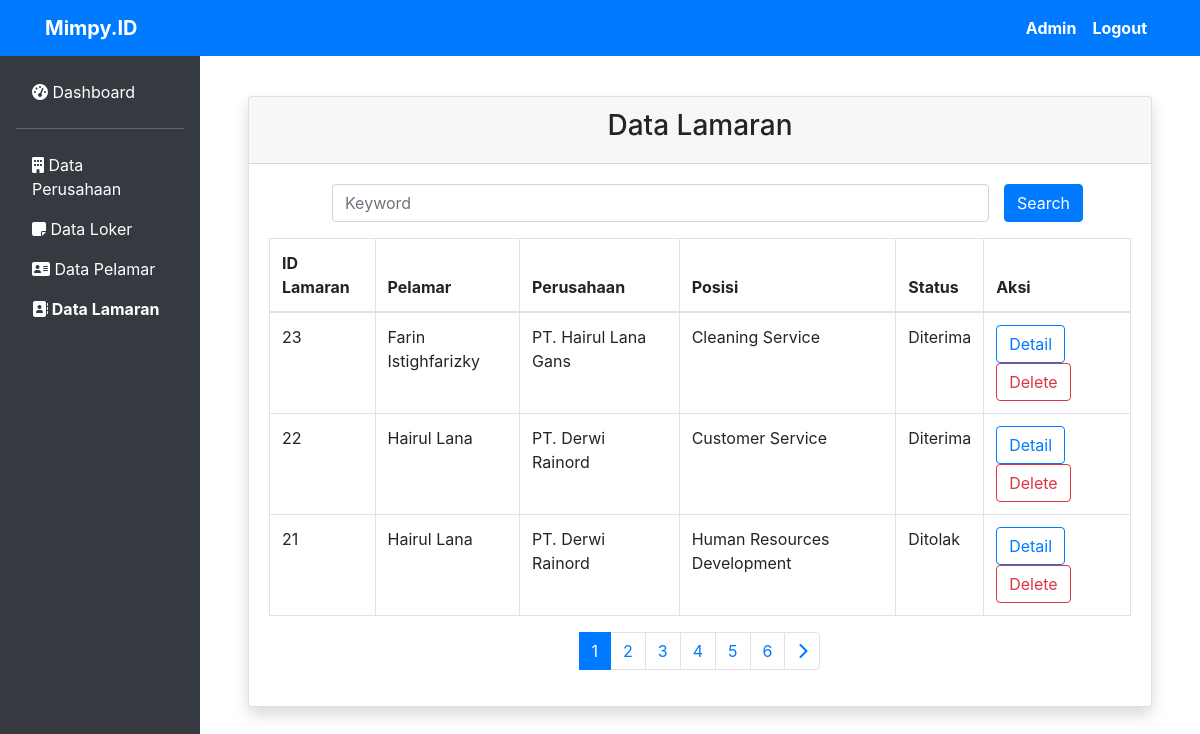
/data-lamaran.php (signed in), run on the app's committed database.
### tables this page shows
CREATE TABLE `lamaran` (
  `id` int(11) NOT NULL,
  `idPelamar` int(11) NOT NULL,
  `idLoker` int(11) NOT NULL,
  `tanggal` date NOT NULL,
  `gaji` int(11) NOT NULL,
  `suratLamaran` text NOT NULL,
  `status` varchar(25) NOT NULL,
  `konfirmasi` tinyint(1) NOT NULL,
  `pesanPerusahaan` text NOT NULL
);

CREATE TABLE `pelamar` (
  `id` int(11) NOT NULL,
  `nama` varchar(50) NOT NULL,
  `email` varchar(50) NOT NULL,
  `telp` varchar(20) NOT NULL,
  `gender` varchar(10) NOT NULL,
  `alamat` varchar(100) NOT NULL,
  `foto` text NOT NULL,
  `cv` text NOT NULL,
  `password` varchar(255) NOT NULL
);

CREATE TABLE `perusahaan` (
  `id` int(11) NOT NULL,
  `nama` varchar(50) NOT NULL,
  `email` varchar(50) NOT NULL,
  `telp` varchar(20) NOT NULL,
  `kota` varchar(30) NOT NULL,
  `alamat` varchar(100) NOT NULL,
  `deskripsi` varchar(512) NOT NULL,
  `foto` text NOT NULL,
  `password` varchar(255) NOT NULL
);

CREATE TABLE `loker` (
  `id` int(11) NOT NULL,
  `idPerusahaan` int(11) NOT NULL,
  `posisi` varchar(30) NOT NULL,
  `lulusan` varchar(50) NOT NULL,
  `jobdesk` varchar(100) NOT NULL,
  `keterangan` varchar(256) NOT NULL,
  `status` varchar(11) NOT NULL
);

### data-lamaran.php (the view, shortened to what this page needs)
<?php
require "db.php";
?>
<!doctype html>
<html lang="en">
    <head>
        <?php require "headtags.php" ?>
    </head>
    <body>
        <?php require "navbar.php" ?>
        <?php if(isset($_SESSION["admin"])) : ?>
          <div class="row no-gutters">
              <div class="col-md-2 bg-dark pr-3 pt-4">
                  <ul class="nav flex-column ml-3 mb-5">
                      <li class="nav-item">
                              <a class="nav-link active text-white" href="dashboard.php">
                                  <i class="fas fa-tachometer-alt"></i>
                                  Dashboard
                              </a>
                          <hr class="bg-secondary">
                      </li>
                      <li class="nav-item">
                          <a class="nav-link text-white" href="data-perusahaan.php">
                              <i class="fas fa-building"></i>
                              Data Perusahaan
                          </a>
                      </li>
                      <li class="nav-item">
                          <a class="nav-link text-white" href="data-loker.php">
                              <i class="fas fa-sticky-note"></i>
                              Data Loker
                          </a>
                      </li>
                      <li class="nav-item">
                          <a class="nav-link text-white" href="data-pelamar.php">
                              <i class="fas fa-address-card"></i>
                              Data Pelamar
                          </a>
                      </li>
                      <li class="nav-item">
                          <a class="nav-link text-white font-weight-bold" href="data-lamaran.php">
                              <i class="fas fa-address-book"></i>
                              Data Lamaran
                          </a>
                      </li>
                  </ul>
              </div>
              <div class="col-md-10 p-5">
                      <div class="card shadow mb-4">
                        <div class="card-header text-center">
                            <h3 class="">Data Lamaran</h3>
                        </div>
                      <div class="card-body">
                          <form action="" method="post">
                              <div class="row mx-5">
                                  <div class="col">
                                      <div class="form-group">
                                        <?php if (isset($_POST["keyword"])) : ?>
                                          <input class="form-control" name="keyword" type="search" placeholder="Keyword" aria-label="Search" value="<?= $_POST['keyword'] ?>">
                                        <?php else : ?>
                                          <input class="form-control" name="keyword" type="search" placeholder="Keyword" aria-label="Search">
                                        <?php endif; ?>
                                      </div>
                                  </div>
                                  <div>
                                      <button class="btn btn-primary" name="cari" type="submit">Search</button>
                                  </div>
                              </div>
                          </form>
                          <div class="table-responsive">
                              <table class="table table-bordered" id="dataTable" width="100%" cellspacing="0">
                              <thead>
                                  <tr>
                                      <th>ID Lamaran</th>
                                      <th>Pelamar</th>
                                      <th>Perusahaan</th>
                                      <th>Posisi</th>
                                      <th>Status</th>
                                      <th>Aksi</th>
                                  </tr>
                              </thead>
                              <tbody>
                                  <?php
                                  $jumlahDataPerHalaman = 3;
                                  $jumlahData = mysqli_num_rows(mysqli_query($db,"SELECT * FROM lamaran"));
                                  $jumlahHalaman = ceil($jumlahData / $jumlahDataPerHalaman);
                                  if ( isset($_GET["page"])){
                                      $halamanAktif = $_GET["page"];
                                  }else{
                                      $halamanAktif = 1;
                                  }
                                  $awalData = ( $jumlahDataPerHalaman * $halamanAktif ) - $jumlahDataPerHalaman;
                                  $lamaran = mysqli_query($db, "SELECT loker.idPerusahaan as idPerusahaan, loker.id as idLoker, lamaran.id as idLamaran, pelamar.nama as namaPelamar, loker.posisi as posisi, lamaran.status as status FROM lamaran join pelamar on pelamar.id = lamaran.idPelamar join loker on loker.id = lamaran.idLoker ORDER BY lamaran.id DESC LIMIT $awalData, $jumlahDataPerHalaman");
                                  foreach ($lamaran as $data) :
                                  ?>
                                      <tr>
                                          <?php
                                          $idPerusahaan = $data['idPerusahaan'];
                                          $perusahaan = mysqli_fetch_assoc(mysqli_query($db,"SELECT * from perusahaan where id = $idPerusahaan"));
                                          ?>
                                          <td><?= $data["idLamaran"] ?></td>
                                          <td><?= $data["namaPelamar"] ?></td>
                                          <td><?= $perusahaan["nama"] ?></td>
                                          <td><?= $data["posisi"] ?></td>
                                          <td><?= $data["status"] ?></td>
                                          <td>
                                              <a href="lamaran.php?id=<?= $data['idLamaran'] ?>" class="btn btn-outline-primary">Detail</a>
                                              <a href="hapus-lamaran.php?id=<?= $data['idLamaran'] ?>" onclick="return confirm('Apakah Anda Yakin Ingin Menghapus Lamaran ?')" class="btn btn-outline-danger">Delete</a>
                                          </td>
                                      </tr>
                                  <?php
                                      endforeach;
                                  ?>
                              </tbody>
                              </table>
                          </div>
                          <?php if (!isset($_POST["cari"])) : ?>
                            <div class="row">
                                <div class="col">
                                    <nav aria-label="...">
                                        <ul class="pagination justify-content-center">
                                            <?php for( $i = 1; $i <= $jumlahHalaman; $i++ ) : ?>
                                                <?php if( $i == $halamanAktif ) : ?>
                                                    <li class="page-item active">
                                                        <a class="page-link" href="?page=<?= $i; ?>"><?= $i; ?></a>
                                                    </li>
                                                <?php else : ?>
                                                    <li class="page-item">
                                                        <a class="page-link" href="?page=<?= $i; ?>"><?= $i; ?></a>
                                                    </li>
                                                <?php endif; ?>
                                            <?php endfor; ?>
                                            <li class="page-item">
                                                <?php if( $halamanAktif < $jumlahHalaman ) : ?>
                                                    <a class="page-link" href="?page=<?= $halamanAktif + 1; ?>"><i class="fa fa-chevron-right"></i></a>
                                                <?php endif; ?>
                                            </li>
                                        </ul>
                                    </nav>
                                </div>
                            </div>
                          <?php endif; ?>
                      </div>
                  </div>
              </div>
          </div>
      <?php else : ?>
        <h1 class="display-4 m-5 text-center">AKSES DITOLAK !</h1>
      <?php endif; ?>
    </body>
</html>

### data on the page
lamaran: id "23", idPelamar.nama "Farin Istighfarizky", perusahaan.nama "PT. Hairul Lana Gans", idLoker.posisi "Cleaning Service", status "Diterima"
lamaran: id "22", idPelamar.nama "Hairul Lana", perusahaan.nama "PT. Derwi Rainord", idLoker.posisi "Customer Service", status "Diterima"
lamaran: id "21", idPelamar.nama "Hairul Lana", perusahaan.nama "PT. Derwi Rainord", idLoker.posisi "Human Resources Development", status "Ditolak"
